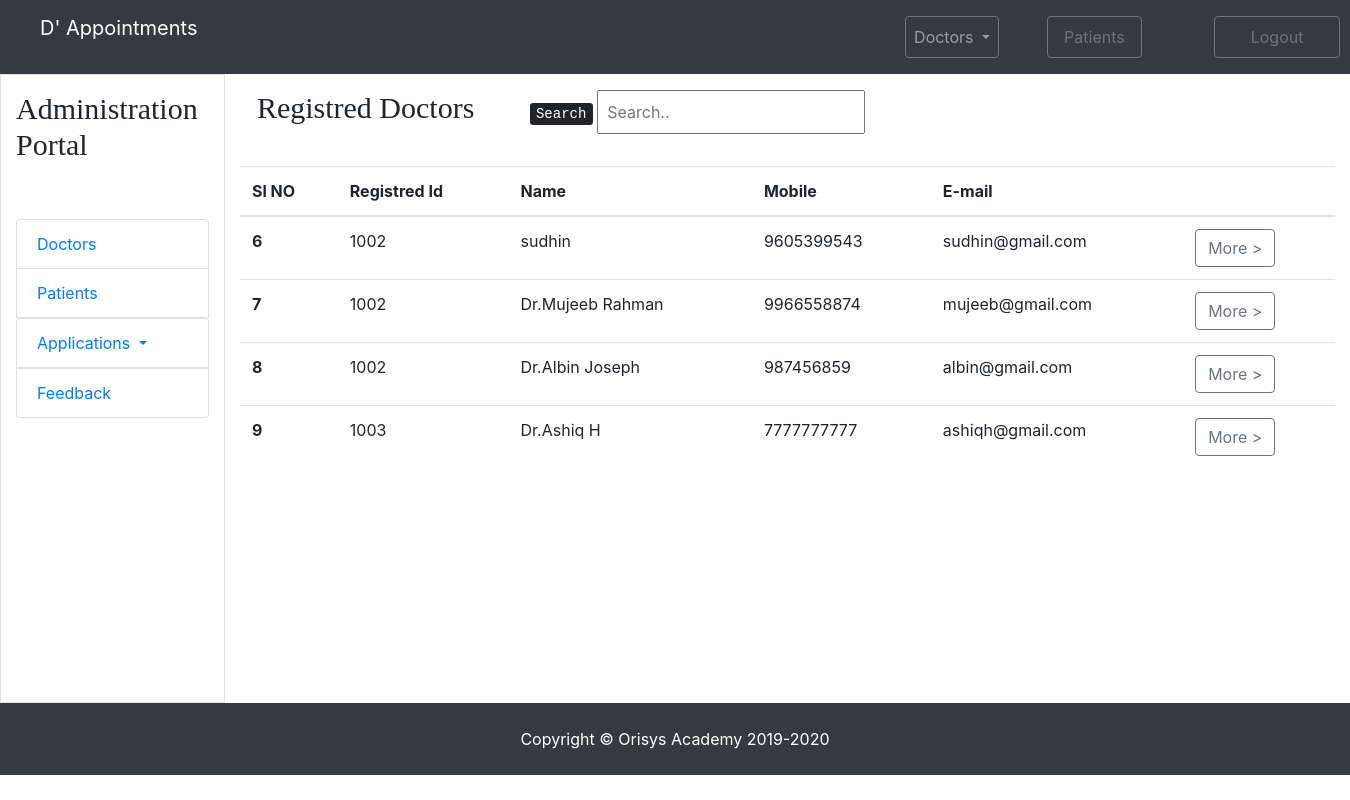
The app's page /admin_doctors.php with its own data.
### tables this page shows
CREATE TABLE `doctors` (
  `did` int(11) NOT NULL,
  `d_regid` varchar(50) NOT NULL,
  `dname` varchar(50) NOT NULL,
  `daddress` varchar(500) NOT NULL,
  `dgender` varchar(10) NOT NULL,
  `dspecs` varchar(50) NOT NULL,
  `ddob` date NOT NULL,
  `demail` varchar(50) NOT NULL,
  `dmobile` bigint(20) NOT NULL,
  `dpassword` varchar(50) NOT NULL,
  `dstatus` varchar(10) NOT NULL DEFAULT 'pending'
);

### admin_doctors.php (the view, shortened to what this page needs)
<?php include('header.php');?>
<div class="row">
    <div class="col-md-3 p-3 text-center bor t-center">
        <h2 class="fontcol">Registred Doctors</h2>
    </div>
    <div class="col-md-4 p-3 bor text-right ">
        <p class=""><kbd>Search</kbd>
            <input class="p-2" id="myInput" type="text" placeholder="Search.."></p>
    </div>
</div>
<table class="container-fluid table">
    <thead>
        <tr>
            <th>Sl NO</th>
            <th>Registred Id</th>
            <th>Name</th>
            <th>Mobile</th>
            <th>E-mail</th>
            <th></th>
        </tr>
    </thead>
    <tbody>
        <?php
					  require_once  'php_connection.php';
					  $sql = "select * from doctors";
					  $result = mysqli_query($conn,$sql);
					  while($row = mysqli_fetch_assoc($result))
					  {
						  ?>
        <tr>
            <th scope="row"><?php echo $row['did']; ?></th>
            <td><?php echo $row['d_regid']; ?></td>
            <td><?php echo $row['dname']; ?></td>
            <td><?php echo $row['dmobile']; ?></td>
            <td><?php echo $row['demail']; ?></td>
            <td><a href="doctor_profile-details.php?id=<?php echo $row['did']; ?>"
                    class="btn btn-outline-secondary  btn-arrow-right" role="button">More ></a></td>
        </tr>
        <?php
					  }
					  ?>
    </tbody>
</table>
<?php include('footer.php');?>

### header.php (shortened to what this page needs)
<!DOCTYPE html>
<html lang="en">
<head>
    <link href="css/bootstrap.min.css" rel="stylesheet">
    <link href="css/style.css" rel="stylesheet">
</head>
<body>
    <section class="">
        <nav class="navbar navbar-expand-lg navbar-dark bg-dark">
            <div class="row">
                <div class="col-md-11">
                    <a class="navbar-brand ml-4" href="admin_home.php">D' Appointments</a>
                </div>
                <div class="col-md-1 navbar-collapse" id="navbarSupportedContent">
                    <ul class="navbar-nav mr-auto ml-5">
                        <li class="nav-item dropdown ml-5">
                            <a class="nav-link dropdown-toggle btn btn-outline-secondary ml-5 my-2 pl-2 pr-2" href="#"
                                id="navbarDropdown" role="button" data-toggle="dropdown" aria-haspopup="true"
                                aria-expanded="false">
                                Doctors
                            </a>
                        </li>
                        <li class="nav-item ml-5">
                            <a href=""><button class="btn btn-outline-secondary my-2 p-2 pl-3 pr-3"
                                    type="submit">Patients</button></a>
                        </li>
                        <li class="nav-item ml-5">
                            <a href="php_logout.php"><button class="btn btn-outline-secondary ml-4 my-2 p-2 pl-4 pr-4"
                                    type="submit">Logout</button></a>
                        </li>
                    </ul>
                </div>
            </div>
        </nav>
    </section>
    <section class="">
        <div class="container-fluid ">
            <div class="row ">
                <div class="col-2 border align-items-right">
                    <div class="mt-3 mb">
                        <h6 class="fontcol">Administration Portal</h6>
                        <ul class="list-group">
                            <li class="list-group-item mt-5"><a href="admin_doctors.php">Doctors</a></li>
                            <li class="list-group-item"><a href="admin_patient_table.php">Patients</a></li>
                            <li class="list-group nav-item dropdown">
                                <a class="list-group-item nav-link dropdown-toggle" href="admin_new_application.php"
                                    id="" role="" data-toggle="dropdown" aria-haspopup="true" aria-expanded="false">
                                    Applications
                                </a>
                            </li>
                            <li class="list-group-item mb-5"><a href="">Feedback</a>
                            </li>
                        </ul>
                    </div>
                </div>
                <div class="col-10">

### footer.php (shortened to what this page needs)
</div>
</section>
<section class="navbar-nav navbar-dark bg-dark">
    <footer class="copyright text-center bg-gradient-primary py-2 text-light">
        <div class="footer-copyright text-center py-3 text-white">Copyright &copy; Orisys Academy 2019-2020
        </div>
    </footer>
</section>
</body>
</html>

### css/style.css (style rules this page uses)
.form-style input, button { width: 100%; }
.fontcol { font-family: fantasy; font-size: 30px; }
.mb { margin-bottom: 236px; ; }

### records on screen
doctors: did "6", d_regid "1002", dname "sudhin", dmobile "9605399543", demail "sudhin@gmail.com"
doctors: did "7", d_regid "1002", dname "Dr.Mujeeb Rahman", dmobile "9966558874", demail "mujeeb@gmail.com"
doctors: did "8", d_regid "1002", dname "Dr.Albin Joseph", dmobile "987456859", demail "albin@gmail.com"
doctors: did "9", d_regid "1003", dname "Dr.Ashiq H", dmobile "7777777777", demail "ashiqh@gmail.com"
